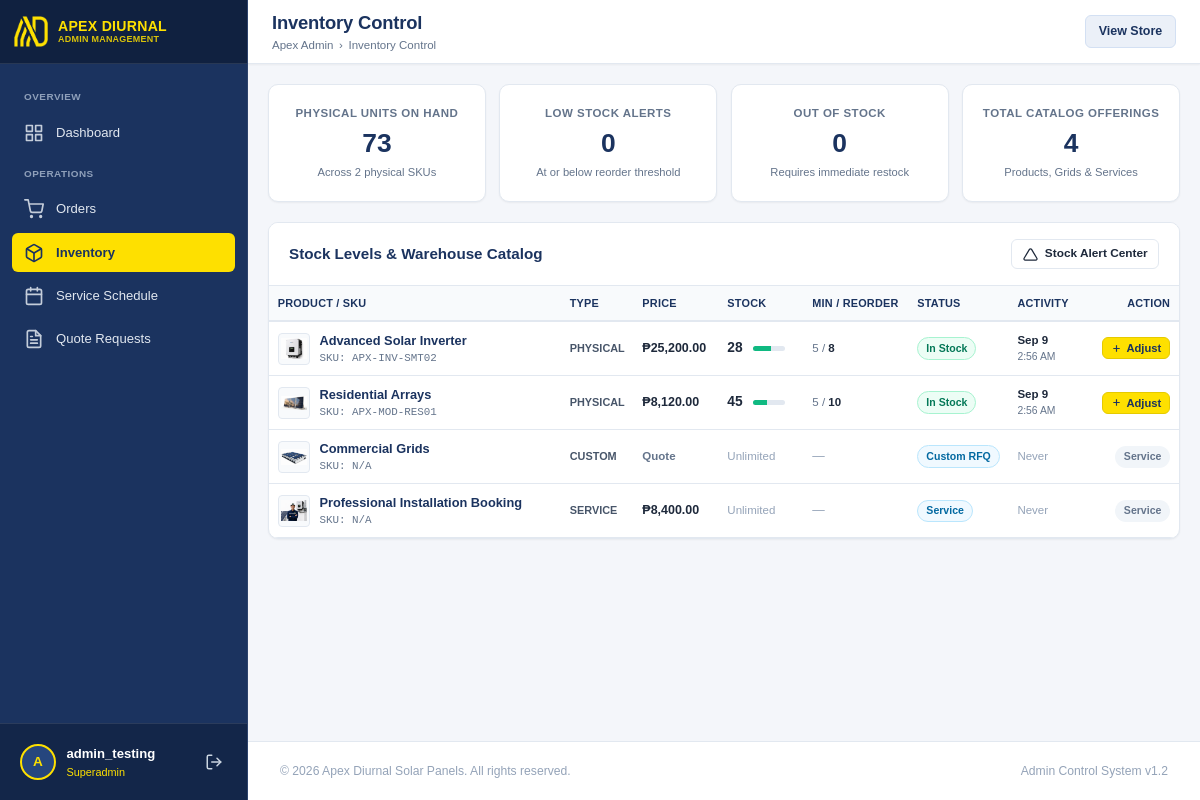
The page /admin/inventory/index.php (signed in) on the database its author committed.
### tables this page shows
CREATE TABLE IF NOT EXISTS inventory (
    id INT AUTO_INCREMENT PRIMARY KEY,
    product_id VARCHAR(50) NOT NULL UNIQUE,
    sku VARCHAR(50) NOT NULL UNIQUE,
    current_stock INT NOT NULL DEFAULT 0,
    min_stock_level INT NOT NULL DEFAULT 5,
    max_stock_level INT NOT NULL DEFAULT 100,
    reorder_point INT NOT NULL DEFAULT 10,
    last_updated TIMESTAMP DEFAULT CURRENT_TIMESTAMP ON UPDATE CURRENT_TIMESTAMP,
    FOREIGN KEY (product_id) REFERENCES products(id) ON DELETE CASCADE
);

CREATE TABLE IF NOT EXISTS products (
    id VARCHAR(50) PRIMARY KEY,
    name VARCHAR(255) NOT NULL,
    type ENUM('physical', 'service', 'custom') NOT NULL DEFAULT 'physical',
    base_price DECIMAL(10,2) NOT NULL DEFAULT 0.00,
    description TEXT,
    image VARCHAR(255),
    is_active TINYINT(1) NOT NULL DEFAULT 1,
    created_at TIMESTAMP DEFAULT CURRENT_TIMESTAMP
);

### admin/inventory/sync.php (called while the page is built, shortened)
<?php
function getInventoryItems(): array {
    $db = getConnection();
    $sql = "
        SELECT
            p.id AS product_id,
            p.name AS product_name,
            p.type AS product_type,
            p.base_price,
            p.image,
            COALESCE(i.id, 0) AS inventory_id,
            COALESCE(i.sku, 'N/A') AS sku,
            COALESCE(i.current_stock, 0) AS current_stock,
            COALESCE(i.min_stock_level, 5) AS min_stock_level,
            COALESCE(i.max_stock_level, 100) AS max_stock_level,
            COALESCE(i.reorder_point, 10) AS reorder_point,
            i.last_updated
        FROM products p
        LEFT JOIN inventory i ON p.id = i.product_id
        ORDER BY (p.type = 'physical') DESC, p.name ASC
    ";
    return $db->query($sql)->fetchAll(PDO::FETCH_ASSOC);
}

### admin/inventory/index.php (the view, shortened to what this page needs)
<?php
require_once __DIR__ . '/sync.php';
$items = getInventoryItems();
$totalPhysicalUnits = 0;
$lowStockCount = 0;
$outOfStockCount = 0;
$physicalItemCount = 0;
foreach ($items as $it) {
    if ($it['product_type'] === 'physical') {
        $physicalItemCount++;
        $stock = (int)$it['current_stock'];
        $totalPhysicalUnits += $stock;
    }
}
$extra_head = '<link rel="stylesheet" href="inventory.css">';
include __DIR__ . '/../includes/header.php';
?>
<div class="metrics-grid">
  <div class="metric-card">
    <div class="metric-details">
      <h3>Physical Units on Hand</h3>
      <div class="metric-value"><?php echo number_format($totalPhysicalUnits); ?></div>
      <div class="metric-subtext">Across <?php echo $physicalItemCount; ?> physical SKUs</div>
    </div>
  </div>
  <div class="metric-card">
    <div class="metric-details">
      <h3>Low Stock Alerts</h3>
      <div class="metric-value" style="<?php echo $lowStockCount > 0 ? 'color: #ea580c;' : ''; ?>">
        <?php echo $lowStockCount; ?>
      </div>
      <div class="metric-subtext">At or below reorder threshold</div>
    </div>
  </div>
  <div class="metric-card">
    <div class="metric-details">
      <h3>Out of Stock</h3>
      <div class="metric-value" style="<?php echo $outOfStockCount > 0 ? 'color: #dc2626;' : ''; ?>">
        <?php echo $outOfStockCount; ?>
      </div>
      <div class="metric-subtext">Requires immediate restock</div>
    </div>
  </div>
  <div class="metric-card">
    <div class="metric-details">
      <h3>Total Catalog Offerings</h3>
      <div class="metric-value"><?php echo count($items); ?></div>
      <div class="metric-subtext">Products, Grids & Services</div>
    </div>
  </div>
</div>
<div class="card">
  <div class="card-header">
    <div class="card-title">
      <span>Stock Levels & Warehouse Catalog</span>
    </div>
    <div style="display: flex; gap: 0.5rem;">
      <a href="alerts.php" class="btn btn-secondary btn-sm">
        <svg width="15" height="15" viewBox="0 0 24 24" fill="none" stroke="currentColor" stroke-width="2"><path d="M10.29 3.86L1.82 18a2 2 0 0 0 1.71 3h16.94a2 2 0 0 0 1.71-3L13.71 3.86a2 2 0 0 0-3.42 0z"></path></svg>
        <span>Stock Alert Center</span>
      </a>
    </div>
  </div>
  <div class="table-responsive">
    <table class="admin-table">
      <thead>
        <tr>
          <th>Product / SKU</th>
          <th style="width: 70px;">Type</th>
          <th style="width: 85px;">Price</th>
          <th style="width: 85px;">Stock</th>
          <th style="width: 105px;">Min / Reorder</th>
          <th style="width: 80px;">Status</th>
          <th style="width: 85px;">Activity</th>
          <th style="text-align: right; width: 85px;">Action</th>
        </tr>
      </thead>
      <tbody>
        <?php foreach ($items as $item):
          $isPhysical = ($item['product_type'] === 'physical');
          $stock = (int)$item['current_stock'];
          $max = max(1, (int)$item['max_stock_level']);
          $reorder = (int)$item['reorder_point'];
          $pct = min(100, round(($stock / $max) * 100));
          if (!$isPhysical) {
              $badgeClass = 'badge-processing';
              $badgeText = ($item['product_type'] === 'service') ? 'Service' : 'Custom RFQ';
          } elseif ($stock === 0) {
              $badgeClass = 'badge-outofstock';
              $badgeText = 'Out of Stock';
          } elseif ($stock <= $reorder) {
              $badgeClass = 'badge-lowstock';
              $badgeText = 'Low Stock';
          } else {
              $badgeClass = 'badge-instock';
              $badgeText = 'In Stock';
          }
        ?>
        <tr>
          <td>
            <div style="display: flex; align-items: center; gap: 0.6rem;">
              <?php if (!empty($item['image'])): ?>
                <img src="<?php echo $admin_base . '../' . htmlspecialchars($item['image']); ?>" alt="" style="width: 32px; height: 32px; object-fit: contain; background: #f8fafc; border-radius: 4px; border: 1px solid #e2e8f0; padding: 2px; flex-shrink: 0;">
              <?php else: ?>
                <div style="width: 32px; height: 32px; background: #e2e8f0; border-radius: 4px; display: flex; align-items: center; justify-content: center; font-size: 0.68rem; color: #64748b; flex-shrink: 0;">N/A</div>
              <?php endif; ?>
              <div style="min-width: 0;">
                <div style="font-weight: 700; color: var(--navy-primary); font-size: 0.8rem; white-space: nowrap; overflow: hidden; text-overflow: ellipsis; max-width: 220px;" title="<?php echo htmlspecialchars($item['product_name']); ?>">
                  <?php echo htmlspecialchars($item['product_name']); ?>
                </div>
                <div style="font-size: 0.68rem; color: var(--text-muted); font-family: monospace; white-space: nowrap;">SKU: <?php echo htmlspecialchars($item['sku']); ?></div>
              </div>
            </div>
          </td>
          <td>
            <span style="font-size: 0.68rem; text-transform: uppercase; font-weight: 700; color: #475569; white-space: nowrap;">
              <?php echo htmlspecialchars($item['product_type']); ?>
            </span>
          </td>
          <td style="font-weight: 600; white-space: nowrap;">
            <?php echo ($item['base_price'] > 0) ? '&#8369;' . number_format($item['base_price'], 2) : '<span style="color:var(--text-muted); font-size:0.72rem;">Quote</span>'; ?>
          </td>
          <td>
            <?php if ($isPhysical): ?>
              <div style="display: flex; align-items: center; gap: 0.35rem; white-space: nowrap;">
                <span style="font-weight: 700; font-size: 0.86rem; min-width: 20px;"><?php echo $stock; ?></span>
                <div style="width: 32px; height: 5px; background: #e2e8f0; border-radius: 9999px; overflow: hidden; flex-shrink: 0;" title="<?php echo $stock . ' / ' . $max . ' units (' . $pct . '%)'; ?>">
                  <div style="height: 100%; width: <?php echo $pct; ?>%; background: <?php echo ($stock <= $reorder) ? '#f59e0b' : '#10b981'; ?>;"></div>
                </div>
              </div>
            <?php else: ?>
              <span style="color: #94a3b8; font-size: 0.72rem; white-space: nowrap;">Unlimited</span>
            <?php endif; ?>
          </td>
          <td>
            <?php if ($isPhysical): ?>
              <div style="font-size: 0.72rem; white-space: nowrap; color: var(--text-muted);">
                <span><?php echo $item['min_stock_level']; ?></span> / <strong style="color:var(--text-main);"><?php echo $item['reorder_point']; ?></strong>
              </div>
            <?php else: ?>
              <span style="color: #94a3b8;">&mdash;</span>
            <?php endif; ?>
          </td>
          <td>
            <span class="badge <?php echo $badgeClass; ?>" style="font-size: 0.66rem; padding: 0.15rem 0.5rem;">
              <?php echo $badgeText; ?>
            </span>
          </td>
          <td>
            <?php if (!empty($item['last_updated'])): ?>
              <div style="font-size: 0.72rem; font-weight: 600; color: var(--text-main); white-space: nowrap;">
                <?php echo date('M j', strtotime($item['last_updated'])); ?>
              </div>
              <div style="font-size: 0.65rem; color: var(--text-muted); white-space: nowrap;">
                <?php echo date('g:i A', strtotime($item['last_updated'])); ?>
              </div>
            <?php else: ?>
              <span style="color: #94a3b8; font-size: 0.72rem;">Never</span>
            <?php endif; ?>
          </td>
          <td style="text-align: right; width: 85px; white-space: nowrap;">
            <?php if ($isPhysical): ?>
              <button
                type="button"
                class="btn btn-primary btn-sm"
                style="padding: 0.25rem 0.5rem; font-size: 0.7rem; gap: 0.25rem;"
                onclick="openStockModal('<?php echo htmlspecialchars($item['product_id']); ?>', '<?php echo htmlspecialchars(addslashes($item['product_name'])); ?>', <?php echo $stock; ?>)">
                <svg width="11" height="11" viewBox="0 0 24 24" fill="none" stroke="currentColor" stroke-width="2.5"><path d="M12 5v14M5 12h14"/></svg>
                <span>Adjust</span>
              </button>
            <?php else: ?>
              <span class="badge" style="background: #f1f5f9; color: #64748b; font-size: 0.66rem; font-weight: 600;">Service</span>
            <?php endif; ?>
          </td>
        </tr>
        <?php endforeach; ?>
      </tbody>
    </table>
  </div>
</div>
<?php include __DIR__ . '/../includes/footer.php'; ?>

### admin/assets/css/admin.css (style rules this page uses)
:root { --navy-primary: #1b335f; --navy-dark: #102140; --navy-light: #26467e; --navy-subtle: #ebf0f8; --yellow-accent: #fee000; --yellow-hover: #e5ca00; --bg-page: #f4f6fa; --bg-card: #ffffff; --border-color: #e2e8f0; --text-main: #1e293b; --text-muted: #64748b; --text-light: #94a3b8; --sidebar-width: 248px; --header-height: 64px; --success: #10b981; --success-bg: #ecfdf5; --warning: #f59e0b; --warning-bg: #fffbeb; --danger: #ef4444; --danger-bg: #fef2f2; --info: #0284c7; --info-bg: #f0f9ff; --shadow-sm: 0 1px 2px 0 rgba(0, 0, 0, 0.05); --shadow-md: 0 4px 6px -1px rgba(0, 0, 0, 0.07), 0 2px 4px -2px rgba(0, 0, 0, 0.05); --shadow-lg: 0 10px 15px -3px rgba(0, 0, 0, 0.08), 0 4px 6px -4px rgba(0, 0, 0, 0.04); --radius-sm: 6px; --radius-md: 10px; --radius-lg: 16px; }
* { box-sizing: border-box; margin: 0; padding: 0; }
body { font-family: Verdana, Geneva, Tahoma, sans-serif; background-color: var(--bg-page); color: var(--text-main); line-height: 1.5; -webkit-font-smoothing: antialiased; min-height: 100vh; overflow-x: hidden; max-width: 100%; }
a { color: inherit; text-decoration: none; }
.btn { display: inline-flex; align-items: center; justify-content: center; gap: 0.45rem; padding: 0.5rem 1rem; font-size: 0.82rem; font-weight: 600; border-radius: var(--radius-sm); border: 1px solid transparent; cursor: pointer; transition: all 0.2s ease; text-decoration: none; white-space: nowrap; }
.btn-primary { background-color: var(--yellow-accent); color: var(--navy-primary); border-color: #e5ca00; }
.btn-secondary { background-color: #ffffff; color: var(--text-main); border-color: var(--border-color); }
.btn-sm { padding: 0.32rem 0.65rem; font-size: 0.74rem; white-space: nowrap; }
.metrics-grid { display: grid; grid-template-columns: repeat(4, 1fr); gap: 0.85rem; margin-bottom: 1.25rem; }
.metric-card { background: var(--bg-card); border-radius: var(--radius-md); padding: 1.25rem 1rem; box-shadow: var(--shadow-sm); border: 1px solid var(--border-color); display: flex; flex-direction: column; align-items: center; justify-content: center; text-align: center; gap: 0.25rem; min-width: 0; transition: transform 0.2s, box-shadow 0.2s; }
.metric-details { min-width: 0; width: 100%; display: flex; flex-direction: column; align-items: center; justify-content: center; text-align: center; }
.metric-details h3 { font-size: 0.72rem; text-transform: uppercase; letter-spacing: 0.04em; color: var(--text-muted); margin-bottom: 0.35rem; white-space: nowrap; overflow: hidden; text-overflow: ellipsis; font-weight: 700; text-align: center; width: 100%; }
.metric-value { font-size: 1.65rem; font-weight: 700; color: var(--navy-primary); line-height: 1.2; text-align: center; width: 100%; margin-bottom: 0.2rem; }
.metric-subtext { font-size: 0.7rem; color: var(--text-muted); margin-top: 0.1rem; white-space: nowrap; overflow: hidden; text-overflow: ellipsis; text-align: center; width: 100%; }
.card { background: var(--bg-card); border-radius: var(--radius-md); box-shadow: var(--shadow-sm); border: 1px solid var(--border-color); margin-bottom: 1.5rem; overflow: hidden; }
.card-header { padding: 1rem 1.25rem; border-bottom: 1px solid var(--border-color); display: flex; align-items: center; justify-content: space-between; background: #ffffff; }
.card-title { font-size: 0.95rem; font-weight: 700; color: var(--navy-primary); display: flex; align-items: center; gap: 0.45rem; }
.table-responsive { width: 100%; max-width: 100%; overflow-x: auto; -webkit-overflow-scrolling: touch; box-sizing: border-box; scrollbar-width: none; -ms-overflow-style: none; }
.admin-table { width: 100%; border-collapse: collapse; text-align: left; font-size: 0.78rem; }
.admin-table th { background: #f8fafc; color: var(--navy-primary); font-weight: 700; font-size: 0.68rem; text-transform: uppercase; letter-spacing: 0.02em; padding: 0.55rem 0.55rem; border-bottom: 2px solid var(--border-color); white-space: nowrap; }
.admin-table td { padding: 0.55rem 0.55rem; border-bottom: 1px solid var(--border-color); vertical-align: middle; }
.badge { display: inline-flex; align-items: center; gap: 0.25rem; padding: 0.2rem 0.55rem; font-size: 0.7rem; font-weight: 700; border-radius: 9999px; text-transform: capitalize; white-space: nowrap; }
.badge-processing { background: var(--info-bg); color: #0369a1; border: 1px solid #bae6fd; }
.badge-delivered, .badge-completed, .badge-accepted, .badge-instock { background: var(--success-bg); color: #047857; border: 1px solid #a7f3d0; }

### rows shown on the page
inventory: product.image (picture), product.name "Advanced Solar Inverter", sku "APX-INV-SMT02", product.type "PHYSICAL", product.base_price "25,200.00", stock "28", $pct 56 (drawn), min_stock_level "5", reorder_point "8", badgeText "In Stock", last_updated "Sep 9", last_updated "2:56 AM"
inventory: product.image (picture), product.name "Residential Arrays", sku "APX-MOD-RES01", product.type "PHYSICAL", product.base_price "8,120.00", stock "45", min_stock_level "5", reorder_point "10", badgeText "In Stock", last_updated "Sep 9", last_updated "2:56 AM"
products: image (picture), name "Commercial Grids", sku "N/A", type "CUSTOM", base_price "Quote", shows "Unlimited", type "Custom RFQ", shows "Never", shows "Service"
products: image (picture), name "Professional Installation Booking", sku "N/A", type "SERVICE", base_price "8,400.00", shows "Unlimited", type "Service", shows "Never"

### other values the page prints
substr($adminUser['username'] ?? 'A', 0, 1) "A"
$adminUser['username'] "admin_testing"
$adminUser['role'] "Superadmin"
$page_title "Inventory Control"
$totalPhysicalUnits "73"
$physicalItemCount "2"
$lowStockCount "0"
$outOfStockCount "0"
count($items) "4"
